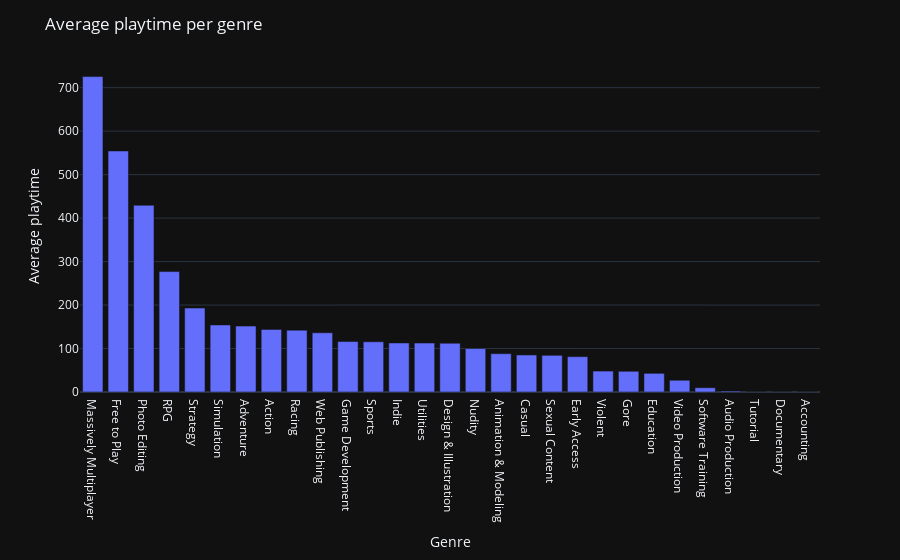

Notebook source saved alongside this figure:
### Code cell
# find the average playtime per genre
fig = px.bar(games.explode('genres').groupby('genres')['average_playtime'].mean().sort_values(ascending=False), x=games.explode('genres').groupby('genres')['average_playtime'].mean().sort_values(ascending=False).index, y=games.explode('genres').groupby('genres')['average_playtime'].mean().sort_values(ascending=False).values)
fig.update_layout(title='Average playtime per genre', xaxis_title='Genre', yaxis_title='Average playtime')
fig.show()

### Figure 1 — Plotly figure (JSON) as saved in the notebook; plotly's stock layout.template omitted (floating-point values rounded to 4 significant figures)
{"data": [{"alignmentgroup": "True", "hovertemplate": "x=%{x}<br>y=%{y}<extra></extra>", "legendgroup": "", "marker": {"color": "#636efa", "pattern": {"shape": ""}}, "name": "", "offsetgroup": "", "orientation": "v", "showlegend": false, "textposition": "auto", "x": ["Massively Multiplayer", "Free to Play", "Photo Editing", "RPG", "Strategy", "Simulation", "Adventure", "Action", "Racing", "Web Publishing", "Game Development", "Sports", "Indie", "Utilities", "Design & Illustration", "Nudity", "Animation & Modeling", "Casual", "Sexual Content", "Early Access", "Violent", "Gore", "Education", "Video Production", "Software Training", "Audio Production", "Tutorial", "Documentary", "Accounting"], "xaxis": "x", "y": [725.5, 554.4, 429.6, 277.0, 193.1, 154.2, 151.7, 144.0, 142.2, 136.2, 116.0, 115.5, 112.8, 112.6, 112.2, 99.97, 88.14, 85.07, 84.4, 81.3, 48.14, 47.65, 42.96, 26.97, 9.742, 2.241, 0.0, 0.0, 0.0], "yaxis": "y", "type": "bar"}], "layout": {"xaxis": {"anchor": "y", "domain": [0.0, 1.0], "title": {"text": "Genre"}}, "yaxis": {"anchor": "x", "domain": [0.0, 1.0], "title": {"text": "Average playtime"}}, "legend": {"tracegroupgap": 0}, "margin": {"t": 60}, "barmode": "relative", "title": {"text": "Average playtime per genre"}}}
